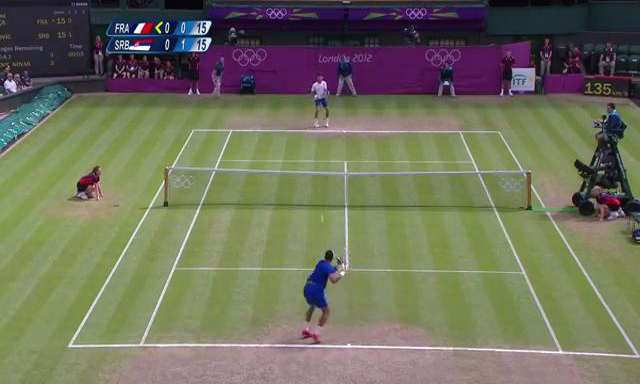
#> input picture experiments/stage1_court_detection/data/tennis1.png, 640 x 384 px, found by its file name
$ python hough.py
#> lines starting #> are read from the running program, lines starting #| are printed output that depends on the picture
import cv2
import numpy as np

def preprocess_image(image_path):
    """
    Preprocess the image by converting it to grayscale and applying Gaussian Blur.

    Parameters:
        image_path (str): Path to the input image.

    Returns:
        tuple: Original image and preprocessed grayscale blurred image.
    """
#> called with image_path = '../../data_input/tennis1.png'
    img = cv2.imread(image_path)  # Load the image
#> img is the input picture: shape (384, 640, 3); mean B, G, R 91.9, 113.2, 112.5
    gray = cv2.cvtColor(img, cv2.COLOR_BGR2GRAY)  # Convert to grayscale
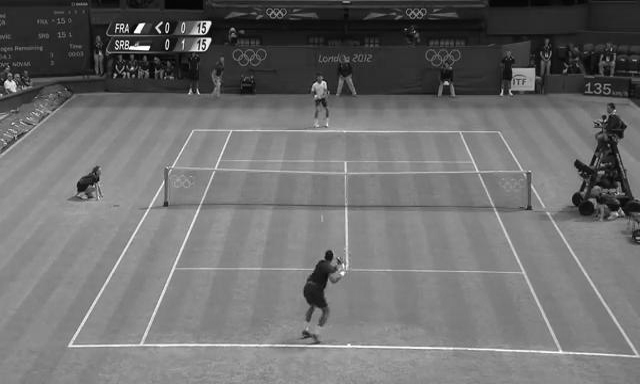
#> gray: shape (384, 640); min 1, max 255, mean 110.5
    blur = cv2.GaussianBlur(gray, (5, 5), 0)  # Apply Gaussian blur
    return img, blur

def detect_edges(blurred_image, low_threshold=50, high_threshold=150):
    """
    Detect edges in the blurred image using Canny edge detection.

    Parameters:
        blurred_image (ndarray): Blurred grayscale image.
        low_threshold (int): Lower threshold for Canny edge detection.
        high_threshold (int): Upper threshold for Canny edge detection.

    Returns:
        ndarray: Edge-detected image.
    """
#> called with low_threshold = 50, high_threshold = 150
    edges = cv2.Canny(blurred_image, low_threshold, high_threshold, apertureSize=3)
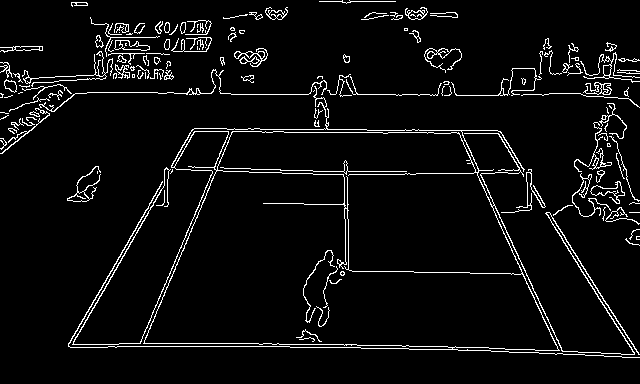
#> edges: shape (384, 640); 5.1% white in thin lines or dots
    return edges

def detect_and_draw_lines(original_image, edges, threshold=160):
    """
    Detect lines using the Hough Transform and draw them on the original image.

    Parameters:
        original_image (ndarray): Original input image.
        edges (ndarray): Edge-detected image.
        threshold (int): Threshold for the Hough line detection.

    Returns:
        ndarray: Image with detected lines drawn.
    """
#> called with threshold = 160
    lines = cv2.HoughLines(edges, 1, np.pi / 180, threshold)
#> lines = 15 rows, first 8: [94, 1.57], [231, 0.524], [342, 1.59], [346, 1.57], [234, 0.524], [334, 1.61], [-350, 2.58], [-361, 2.71]

    if lines is not None:
        for rho, theta in lines[:, 0]:  # Iterate through each line
            # Calculate line endpoints
            a = np.cos(theta)
            b = np.sin(theta)
            x0 = a * rho
            y0 = b * rho
            x1 = int(x0 + 1000 * (-b))
            y1 = int(y0 + 1000 * (a))
            x2 = int(x0 - 1000 * (-b))
            y2 = int(y0 - 1000 * (a))

            # Draw the line on the original image
            cv2.line(original_image, (x1, y1), (x2, y2), (0, 0, 255), 2)
#> this loop made 15 passes
#> (rho, theta, a, b, x0, y0, x1, y1) on passes 1 to 12: (94, 1.57, -4.37e-08, 1, -4.11e-06, 94, -1000, 93), (231, 0.524, 0.866, 0.5, 200.1, 115.5, -299, 981), (342, 1.59, -0.0175, 1, -5.97, 341.9, -1005, 324), (346, 1.57, -4.37e-08, 1, -1.51e-05, 346, -1000, 345), (234, 0.524, 0.866, 0.5, 202.6, 117, -297, 983), (334, 1.61, -0.0349, 0.999, -11.66, 333.8, -1011, 298), (-350, 2.58, -0.848, 0.53, 296.8, -185.5, -233, -1033), (-361, 2.71, -0.906, 0.423, 327.2, -152.6, -95, -1058), (339, 1.59, -0.0175, 1, -5.92, 338.9, -1005, 321), (132, 1.57, -4.37e-08, 1, -5.77e-06, 132, -1000, 131), (-353, 2.58, -0.848, 0.53, 299.4, -187.1, -230, -1035), (-358, 2.71, -0.906, 0.423, 324.5, -151.3, -98, -1057)
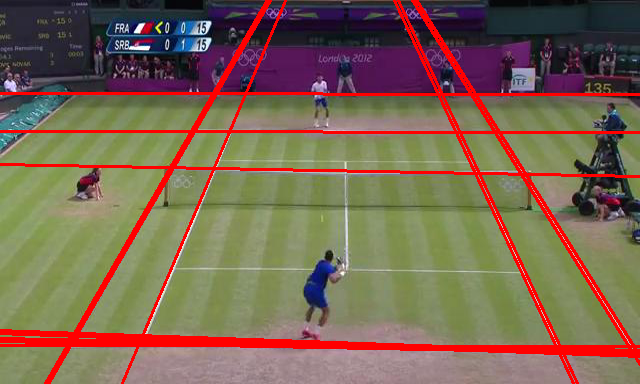
#> original_image: shape (384, 640, 3); mean B, G, R 82, 102, 122.9

    return original_image

def main():
    """
    Main function to execute the image processing pipeline.
    """
    image_path = '../../data_input/tennis1.png'

    # Preprocess the image
    img, blurred = preprocess_image(image_path)

    # Detect edges
    edges = detect_edges(blurred)

    # Uncomment to visualize intermediate steps if needed
    # cv2.imshow('Blurred Image', blurred)
    # cv2.imshow('Edges', edges)
    # cv2.waitKey(0)

    # Detect and draw lines
    output_img = detect_and_draw_lines(img, edges)

    # Display the final result
    cv2.imshow("Output", output_img)
    cv2.waitKey(0)
    cv2.destroyAllWindows()

if __name__ == "__main__":
    main()

$ run again, with experiments/stage1_court_detection/data/tennis2.png copied over experiments/stage1_court_detection/data/tennis1.png
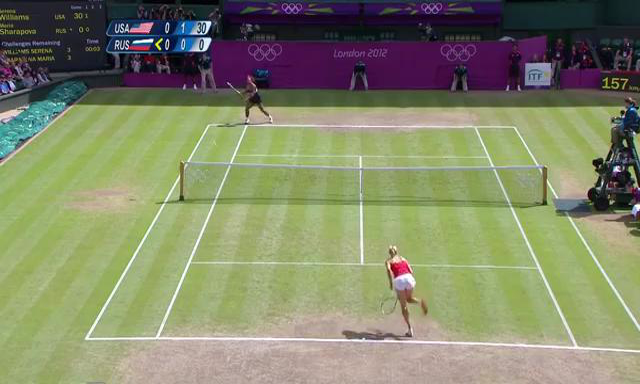
#> input picture experiments/stage1_court_detection/data/tennis2.png, 640 x 384 px, found by its file name
#> in preprocess_image, img is the input picture: shape (384, 640, 3); mean B, G, R 105.1, 135.5, 131.2
#> in detect_edges, `edges = cv2.Canny(blurred_image, low_threshold, high_threshold, apertu..`:
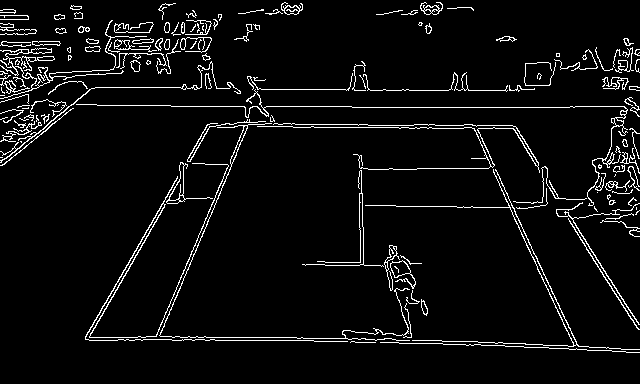
#> edges: shape (384, 640); 5.2% white in thin lines or dots
#> lines = 17 rows, first 8: [335, 1.59], [107, 1.57], [242, 0.524], [245, 0.524], [340, 1.57], [-377, 2.71], [333, 1.59], [328, 1.61]
#> the loop in detect_and_draw_lines, `for rho, theta in lines[:, 0]:` made 17 passes
#> (rho, theta, a, b, x0, y0, x1, y1) on passes 1 to 8: (335, 1.59, -0.0175, 1, -5.85, 334.9, -1005, 317), (107, 1.57, -4.37e-08, 1, -4.68e-06, 107, -1000, 106), (242, 0.524, 0.866, 0.5, 209.6, 121, -290, 987), (245, 0.524, 0.866, 0.5, 212.2, 122.5, -287, 988), (340, 1.57, -4.37e-08, 1, -1.49e-05, 340, -1000, 339), (-377, 2.71, -0.906, 0.423, 341.7, -159.3, -80, -1065), (333, 1.59, -0.0175, 1, -5.81, 332.9, -1005, 315), (328, 1.61, -0.0349, 0.999, -11.45, 327.8, -1010, 292)
#> after the loop in detect_and_draw_lines, `for rho, theta in lines[:, 0]:`:
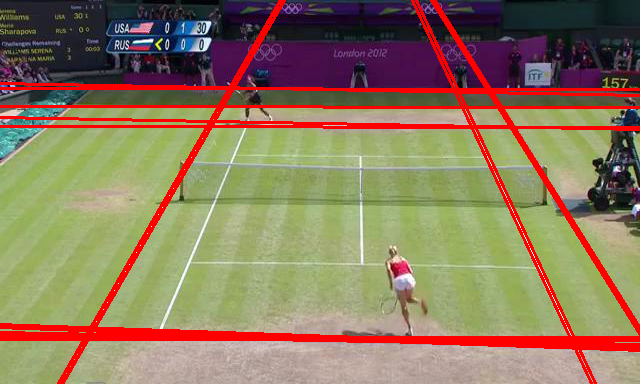
#> original_image: shape (384, 640, 3); mean B, G, R 93.3, 121.6, 141.4

$ run again, with experiments/stage1_court_detection/data/tennis3.png copied over experiments/stage1_court_detection/data/tennis1.png
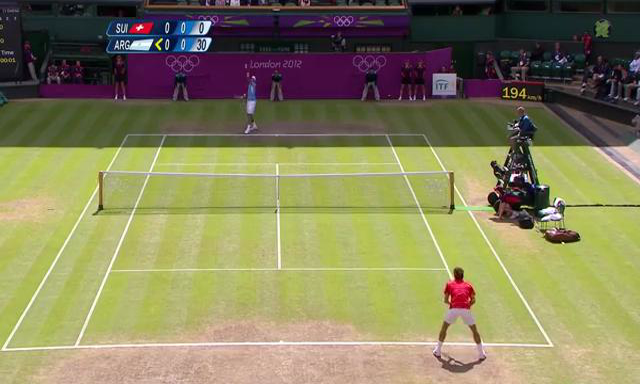
#> input picture experiments/stage1_court_detection/data/tennis3.png, 640 x 384 px, found by its file name
#> in preprocess_image, img is the input picture: shape (384, 640, 3); mean B, G, R 91.6, 130.3, 134.9
#> in detect_edges, `edges = cv2.Canny(blurred_image, low_threshold, high_threshold, apertu..`:
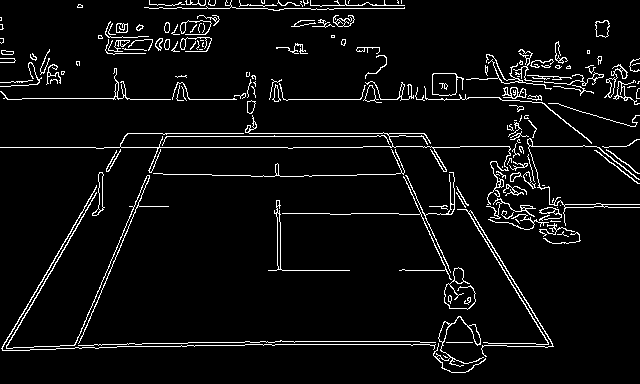
#> edges: shape (384, 640); 5.2% white in thin lines or dots
#> lines = 14 rows, first 8: [147, 1.57], [133, 1.57], [99, 1.57], [136, 1.57], [344, 1.57], [346, 1.55], [179, 0.524], [349, 1.55]
#> the loop in detect_and_draw_lines, `for rho, theta in lines[:, 0]:` made 14 passes
#> (rho, theta, a, b, x0, y0, x1, y1) on passes 1 to 8: (147, 1.57, -4.37e-08, 1, -6.43e-06, 147, -1000, 146), (133, 1.57, -4.37e-08, 1, -5.81e-06, 133, -1000, 132), (99, 1.57, -4.37e-08, 1, -4.33e-06, 99, -1000, 98), (136, 1.57, -4.37e-08, 1, -5.94e-06, 136, -1000, 135), (344, 1.57, -4.37e-08, 1, -1.5e-05, 344, -1000, 343), (346, 1.55, 0.0175, 1, 6.04, 345.9, -993, 363), (179, 0.524, 0.866, 0.5, 155, 89.5, -344, 955), (349, 1.55, 0.0175, 1, 6.09, 348.9, -993, 366)
#> after the loop in detect_and_draw_lines, `for rho, theta in lines[:, 0]:`:
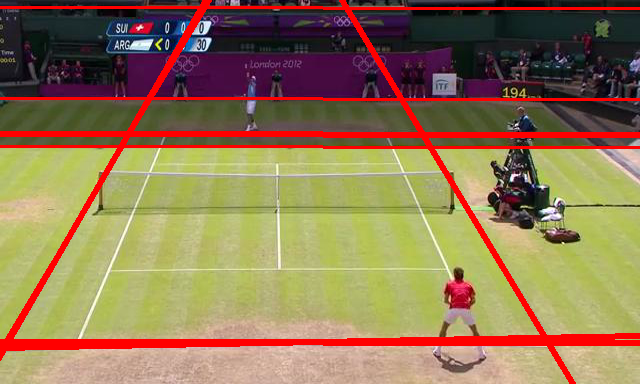
#> original_image: shape (384, 640, 3); mean B, G, R 83.1, 119.5, 145
